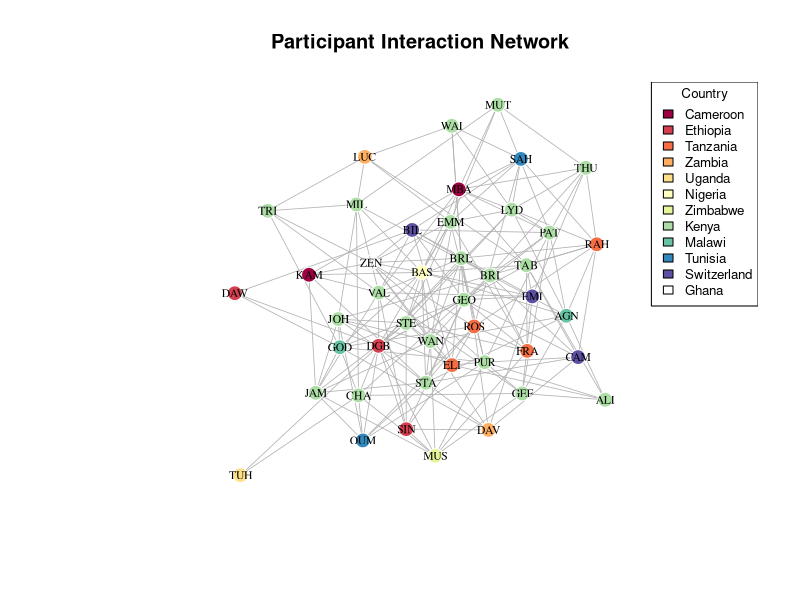
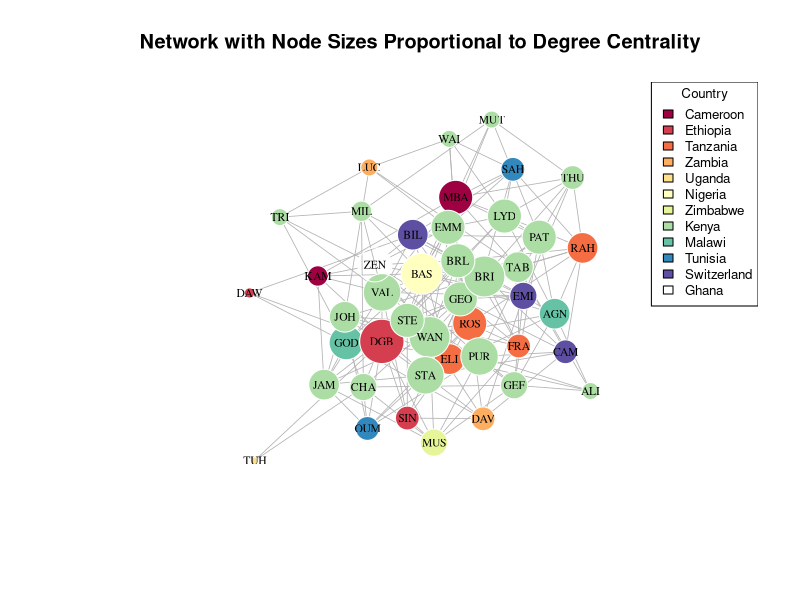
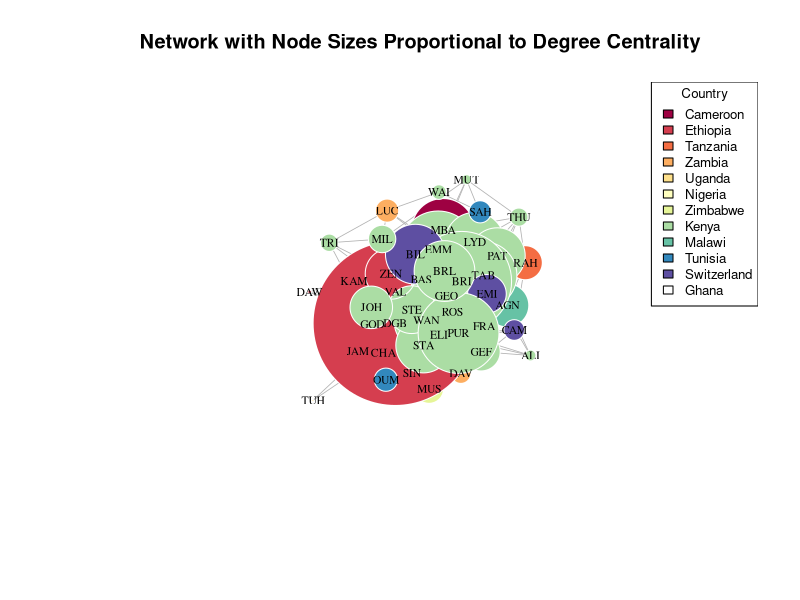
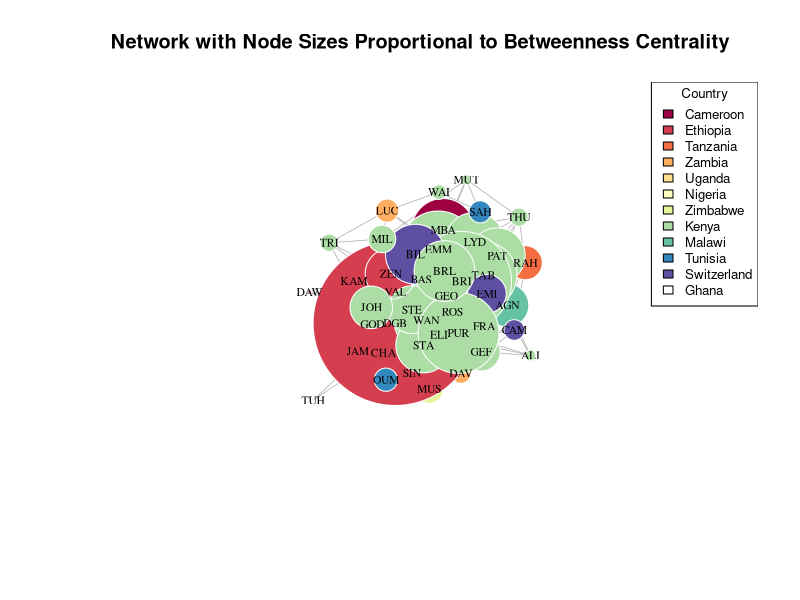

The R source for these figures, in order:
###### The following exercise ####
##Network Analysis and SIT Epidemic Model##

####Project Description####

##This project introduces the intersection of network analysis and epidemic modeling through a hands-on exploration of disease transmission dynamics. Using a dataset of participants from various countries attending a Malaria Modelling modular program in Nairobi, Kenya, participants learn to construct social networks based on participants interaction patterns and simulate disease spread using a Susceptible-Infected-Treatment (SIT) model with separate symptomatic and asymptomatic infected compartments.

##The project aims to demonstrate how network structure influences epidemic outcomes by modeling connections between individuals with a 10% probability, creating a more realistic interaction pattern. The aim is to explore key epidemiological concepts including transmission rates (β), treatment rates (τ), recovery rates (γ), and intervention strategies like wearing masks and identification of superspreaders.

##Through this practical exercise, participants should gain a hands-on experience with network visualization, epidemic simulation, and quantitative analysis of public health interventions. The goals is to emphasize applications by examining scenarios such as the impact of protective measures introduced mid-outbreak and the role of highly connected individuals in accelerating disease spread.

##Exercises are presented at the end of this tutorial

##############################################################################

#Packages for this work
library(igraph) # For graphs
library(ggplot2) # For plots
library(dplyr) # For manipulation
library(RColorBrewer) # For colours

##Create the dataset - participants, and their country of origin.
data <- data.frame( Participant = c("KAM", "SIN", "RAH", "DAW", "LUC", "TUH", "BAS", "MBA", "MUS", "DAV", "CHA", "EMM", "LYD", "VAL", "GOD", "AGN", "ROS", "FRA", "JAM", "DGB", "ELI", "WAN", "MUT", "GEO", "GEF", "SAH", "PAT", "TAB", "BRI", "STA", "OUM", "STE", "THU", "EMI", "CAM", "ZEN", "BIL", "JOH", "ALI", "PUR", "WAI", "MIL", "BRL", "TRI"),  Country = c("Cameroon", "Ethiopia", "Tanzania", "Ethiopia", "Zambia", "Uganda", "Nigeria", "Cameroon", "Zimbabwe", "Zambia", "Kenya", "Kenya", "Kenya", "Kenya", "Malawi", "Malawi", "Tanzania", "Tanzania", "Kenya", "Ethiopia", "Tanzania", "Kenya", "Kenya", "Kenya", "Kenya", "Tunisia", "Kenya", "Kenya", "Kenya", "Kenya", "Tunisia", "Kenya", "Kenya", "Switzerland", "Switzerland", "Ghana", "Switzerland", "Kenya", "Kenya", "Kenya", "Kenya", "Kenya", "Kenya", "Kenya"))

#####PART 1. NETWORK CONSTRUCION ####

##Remember Networks are based on matrices - adjacency matrix defines who is connected to whom.
##Create an adjacency matrix based on connection rules: 
#Modified: Everyone has a 10% chance of connecting to everybody else
create_network <- function(data, connection_prob = 0.1) {
  n <- nrow(data)
  adj_matrix <- matrix(0, n, n)
  rownames(adj_matrix) <- colnames(adj_matrix) <- data$Participant
  
  set.seed(123)  # For reproducibility
  for(i in 1:n) {
    for(j in 1:n) {
      if(i != j) {
        # 10% chance of connection for any pair of individuals
        if(runif(1) < connection_prob) {
          adj_matrix[i,j] <- 1
        }
      }
    }
  }
  return(adj_matrix)
}

##Create the network and add attributes - what is an attribute?

adj_matrix <- create_network(data) ### Explore the adjacency 
g <- graph_from_adjacency_matrix(adj_matrix, mode = "undirected") #What does undirected mean? How does it differ from a directed graph?

##Add attributes
V(g)$country <- data$Country
V(g)$name <- data$Participant

##Create and visualize the network
plot_network <- function(g, data) {
  ##Color nodes by country
  countries <- unique(data$Country)
  colors <- RColorBrewer::brewer.pal(min(length(countries), 11), "Spectral")
  country_colors <- setNames(colors[1:length(countries)], countries)
  
  ##Set vertex colors using the country attribute
  V(g)$color <- country_colors[V(g)$country]
  
  ##Set the graph layout - there are many layouts - please explore them
  set.seed(123)
  layout <- layout_with_fr(g)
  
  ##Plot
  plot(g,
       layout = layout,
       vertex.size = 8,
       vertex.label = V(g)$name,  # Explicitly use vertex names - what if you don't want to have people's names on the vertices? How would you modify this?
       vertex.label.cex = 0.7,
       vertex.label.color = "black",
       vertex.frame.color = "white",
       edge.color = "gray70",
       edge.width = 0.8,
       main = "Participant Interaction Network")
  
  ##Add legend - you can change position or text size
  legend("topright", legend = countries, fill = country_colors, cex = 0.8, title = "Country")
}

###Plot the network
plot_network(g, data)


##############################################################################
###Now you have a network - what is it showing? Why circle? Are there other things you can explore from this?

###You can stop here - and explore the network parameters - density, degree (in/out degree), betweenness and other centrality metrics.

####What type of questions can one explore with network analysis####
##What is my outcome of analysis?
# • Node-level
# • Edge-level
# • Network structure and topology (as a whole)
# • Process (sequence of events
##Outcome variables
# • Traits of nodes (e.g., Disease state)– Do nodes of different classes have different attributes?– Do connectivity and network position determine infection risk?
#   • Edge values– What determines whether two nodes are linked?– Do linked nodes share certain attributes?
#   • Network topology– What determines the structure of networks?– Does infection influence network structure?


# Network metrics
cat("d) Network Metrics:\n")

##Exercise 1: Network Exploration and Visualization

cat("\n=== EXERCISE 1: NETWORK EXPLORATION ===\n")

## a). Modify the network to show node sizes proportional to degree centrality
plot_network_degree <- function(g, data) {
  ##Calculate degree centrality
  degrees <- degree(g)
  
  ##Color nodes by country
  countries <- unique(data$Country)
  colors <- RColorBrewer::brewer.pal(min(length(countries), 11), "Spectral")
  country_colors <- setNames(colors[1:length(countries)], countries)
  V(g)$color <- country_colors[V(g)$country]
  
  ##Layout
  set.seed(123)
  layout <- layout_with_fr(g)
  
  ##Plot with node sizes proportional to degree
  plot(g, 
       layout = layout,
       vertex.size = degrees * 2,  # Scale degree for visibility
       vertex.label = V(g)$name,
       vertex.label.cex = 0.7,
       vertex.label.color = "black",
       vertex.frame.color = "white",
       edge.color = "gray70",
       edge.width = 0.8,
       main = "Network with Node Sizes Proportional to Degree Centrality")
  
  legend("topright", legend = countries, fill = country_colors, cex = 0.8, title = "Country")
}

plot_network_degree(g, data)
plot_network_degree <- function(g, data) {
  ##Calculate degree centrality
  degrees <- betweenness(g)
  
  ##Color nodes by country
  countries <- unique(data$Country)
  colors <- RColorBrewer::brewer.pal(min(length(countries), 11), "Spectral")
  country_colors <- setNames(colors[1:length(countries)], countries)
  V(g)$color <- country_colors[V(g)$country]
  
  ##Layout
  set.seed(123)
  layout <- layout_with_fr(g)
  
  ##Plot with node sizes proportional to degree
  plot(g, 
       layout = layout,
       vertex.size = degrees * 2,  # Scale degree for visibility
       vertex.label = V(g)$name,
       vertex.label.cex = 0.7,
       vertex.label.color = "black",
       vertex.frame.color = "white",
       edge.color = "gray70",
       edge.width = 0.8,
       main = "Network with Node Sizes Proportional to Degree Centrality")
  
  legend("topright", legend = countries, fill = country_colors, cex = 0.8, title = "Country")
}

plot_network_degree(g, data)

###Exercise 1.1- What is betweenness centrality. Redraw the network with node sizes proportional to the node betweenness. How does this differ from degree centrality?
plot_network_betweeness <- function(g, data) {
  ##Calculate degree centrality
  degrees <- betweenness(g)
  
  ##Color nodes by country
  countries <- unique(data$Country)
  colors <- RColorBrewer::brewer.pal(min(length(countries), 11), "Spectral")
  country_colors <- setNames(colors[1:length(countries)], countries)
  V(g)$color <- country_colors[V(g)$country]
  
  ##Layout
  set.seed(123)
  layout <- layout_with_fr(g)
  
  ##Plot with node sizes proportional to degree
  plot(g, 
       layout = layout,
       vertex.size = degrees * 2,  # Scale degree for visibility
       vertex.label = V(g)$name,
       vertex.label.cex = 0.7,
       vertex.label.color = "black",
       vertex.frame.color = "white",
       edge.color = "gray70",
       edge.width = 0.8,
       main = "Network with Node Sizes Proportional to Betweenness Centrality")
  
  legend("topright", legend = countries, fill = country_colors, cex = 0.8, title = "Country")
}

plot_network_betweeness(g, data)

## b). Calculate and compare degree centrality for Kenya vs other countries
degrees <- degree(g)
kenya_degrees <- degrees[data$Country == "Kenya"]
other_degrees <- degrees[data$Country != "Kenya"]

cat("b) Degree Centrality Comparison:\n")
cat("   Kenya participants - Mean degree:", round(mean(kenya_degrees), 2), "\n")
cat("   Other countries - Mean degree:", round(mean(other_degrees), 2), "\n")
cat("   Kenya participants are", round(mean(kenya_degrees)/mean(other_degrees), 1), "times more connected\n\n")

##Exercise 1.2 - Calculate and compare betweenness centrality for Kenya vs other countries

## c). Identify top 3 most connected individuals
top_connected <- sort(degrees, decreasing = TRUE)[1:3]
cat("c) Top 3 most connected individuals:\n")
for(i in 1:3) {
  participant <- names(top_connected)[i]
  connections <- top_connected[i]
  country <- data$Country[data$Participant == participant]
  cat("   ", i, ".", participant, "(", country, ") -", connections, "connections\n")
}

## a). Identify top 6 most connected individuals
top6_connected <- sort(degrees, decreasing = TRUE)[1:6]
top6_names <- names(top6_connected)

cat("a) Top 6 most connected individuals:\n")
for(i in 1:6) {
  cat("   ", i, ".", top6_names[i], "-", top6_connected[i], "connections\n")
}

##Exercise 3.1. - Who are the top 6 most connected individuals based on betweenness? Do they differ from those based on degree centrality? Comment on whether they are different or the same - why?

